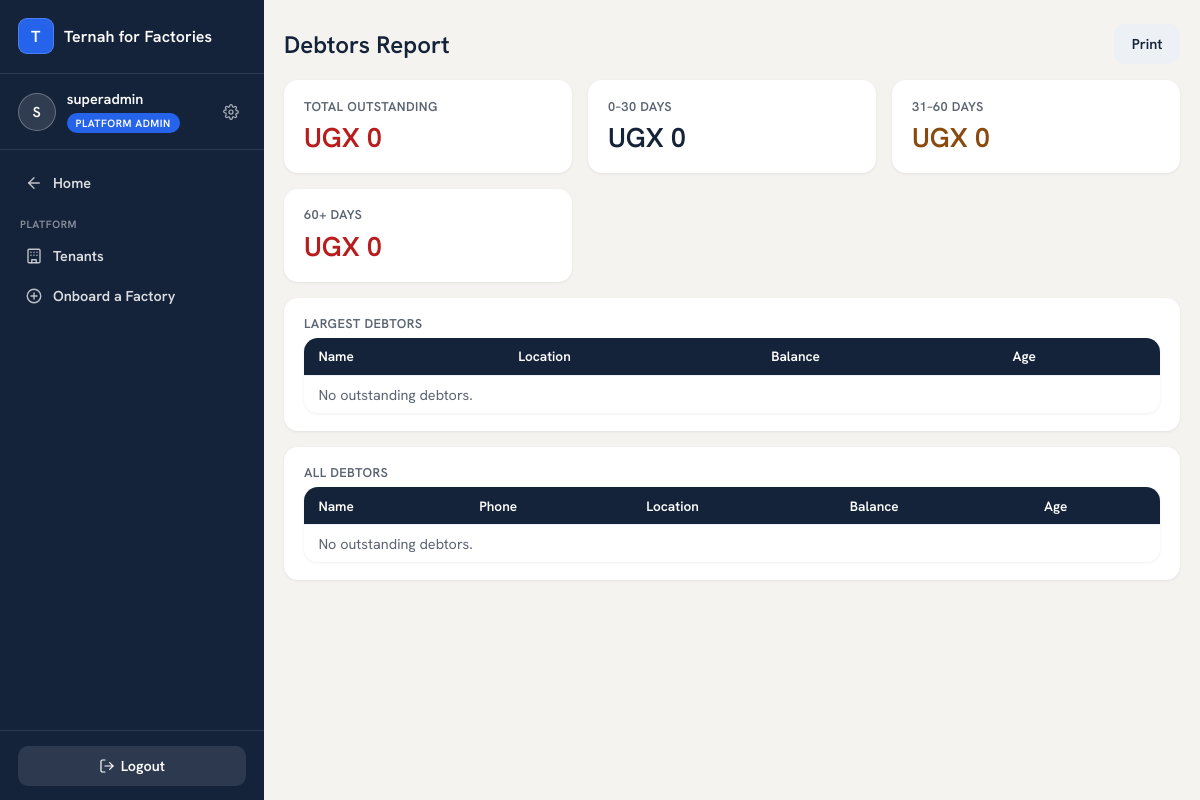
Screenshot of /reports/debtors/ (signed in) with the database file from the repository.
### accounts/models.py (models this page shows, shortened)
class User(AbstractUser):
    ROLES = [
        ("OWNER", "Owner"),                # reports only
        ("MANAGER", "Manager"),            # outlet manager; can switch views
        ("CASHIER", "Cashier"),
        ("SALES_REP", "Sales Person / Rep"),
        ("PRODUCTION", "Production"),
    ]
    business = models.ForeignKey("platformadmin.Business", null=True, blank=True,
                                 on_delete=models.CASCADE, related_name="users")
    branch = models.ForeignKey("core.Branch", null=True, blank=True,
                               on_delete=models.SET_NULL, related_name="users")
    role = models.CharField(max_length=15, choices=ROLES, default="CASHIER")
    can_swap = models.BooleanField(default=False)    # False -> swap goes through PendingAction
    can_refund = models.BooleanField(default=False)
    phone = models.CharField(max_length=30, blank=True)
    modules = models.ManyToManyField("platformadmin.Module", blank=True, related_name="users_with_access",
                                     help_text="Which of the business's subscribed modules this user can open.")
    allowed_tiers = models.JSONField(default=list, blank=True,
                                     help_text="Which product price tiers (RETAIL/WHOLESALE/DISTRIBUTION/CUSTOM) "
                                                "this seller may use at the POS.")
    def switchable_views(self):
        if self.role != "MANAGER":
            return []
        views = ["MANAGER", "CASHIER"]
        codes = set(self.modules.values_list("code", flat=True))
        if "PRODUCTION" in codes:
            views.append("PRODUCTION")
        return views

### reports/views.py (the view, shortened to what this page needs)
# urls.py: path("debtors/", views.debtors_report, name="debtors_report"),
@login_required
@owner_required
def debtors_report(request):
    biz, today = _biz(request), timezone.localdate()
    rows = []
    buckets = {"0_30": Decimal("0"), "31_60": Decimal("0"), "60_plus": Decimal("0")}
    rows.sort(key=lambda r: -r["balance"])
    total = sum(buckets.values(), Decimal("0"))
    return render(request, "reports/debtors_report.html", {
        "rows": rows, "buckets": buckets, "total": total,
        "largest": rows[:10], "print_title": "Debtors Report",
    })

### accounts/context_processors.py (called while the page is built, shortened)
def active_view(request):
    user = getattr(request, "user", None)
    return {
        "active_view": getattr(request, "active_view", None),
        "switchable_views": user.switchable_views() if user and user.is_authenticated else [],
        "owner_section": getattr(request, "owner_section", None),
        "manager_section": getattr(request, "manager_section", None),
    }

def module_switcher(request):
    user = getattr(request, "user", None)
    if not (user and user.is_authenticated) or user.is_superuser:
        return {"switcher_items": []}

def notifications(request):
    empty = {"pending_stock_requests": 0, "pending_deliveries": 0, "pending_inventory": 0,
             "pending_approvals": 0, "pending_branch": 0, "pending_notifications": 0,
             "pending_incoming_returns": 0}
    user = getattr(request, "user", None)
    if not (user and user.is_authenticated) or user.is_superuser:
        return empty

### reports/views.py (called while the page is built)
def _biz(request):
    return request.user.business

### templates/reports/debtors_report.html (shortened to what this page needs)
{% extends "base.html" %}
{% block content %}
<div class="page-head no-print">
  <h2>Debtors Report</h2>
  <button class="btn ghost" style="background:#EDF1F5;color:var(--ternah-navy)" onclick="window.print()">Print</button>
</div>
<div class="grid cards-4">
  <div class="card">
    <h3>Total Outstanding</h3>
    <div class="big" style="color:var(--red)">UGX {{ total|floatformat:0 }}</div>
  </div>
  <div class="card">
    <h3>0–30 Days</h3>
    <div class="big">UGX {{ buckets.0_30|floatformat:0 }}</div>
  </div>
  <div class="card">
    <h3>31–60 Days</h3>
    <div class="big" style="color:var(--amber)">UGX {{ buckets.31_60|floatformat:0 }}</div>
  </div>
  <div class="card">
    <h3>60+ Days</h3>
    <div class="big" style="color:var(--red)">UGX {{ buckets.60_plus|floatformat:0 }}</div>
  </div>
</div>
<div class="card" style="margin-top:1rem">
  <h3>Largest Debtors</h3>
  <div class="table-scroll">
  <table class="list">
    <tr><th>Name</th><th>Location</th><th>Balance</th><th>Age</th></tr>
    {% for r in largest %}
    <tr>
      <td><strong>{{ r.debtor.name }}</strong>{% if r.debtor.phone %}<br><span style="color:var(--muted);font-size:.8rem">{{ r.debtor.phone }}</span>{% endif %}</td>
      <td>{{ r.debtor.location.branch.name }}{% if r.debtor.location.rep %} — {{ r.debtor.location.rep.username }}{% endif %}</td>
      <td style="font-weight:700">UGX {{ r.balance|floatformat:0 }}</td>
      <td>
        {% if r.bucket == "60_plus" %}<span class="pill locked">{{ r.age_days }} days</span>
        {% elif r.bucket == "31_60" %}<span class="pill warning">{{ r.age_days }} days</span>
        {% else %}<span class="pill active">{{ r.age_days }} days</span>{% endif %}
      </td>
    </tr>
    {% empty %}<tr><td colspan="4" style="color:var(--muted)">No outstanding debtors.</td></tr>{% endfor %}
  </table>
  </div>
</div>
<div class="card" style="margin-top:1rem">
  <h3>All Debtors</h3>
  <div class="table-scroll">
  <table class="list">
    <tr><th>Name</th><th>Phone</th><th>Location</th><th>Balance</th><th>Age</th></tr>
    {% for r in rows %}
    <tr>
      <td>{{ r.debtor.name }}</td>
      <td>{{ r.debtor.phone|default:"—" }}</td>
      <td>{{ r.debtor.location.branch.name }}{% if r.debtor.location.rep %} — {{ r.debtor.location.rep.username }}{% endif %}</td>
      <td>UGX {{ r.balance|floatformat:0 }}</td>
      <td>
        {% if r.bucket == "60_plus" %}<span class="pill locked">{{ r.age_days }} days</span>
        {% elif r.bucket == "31_60" %}<span class="pill warning">{{ r.age_days }} days</span>
        {% else %}<span class="pill active">{{ r.age_days }} days</span>{% endif %}
      </td>
    </tr>
    {% empty %}<tr><td colspan="5" style="color:var(--muted)">No outstanding debtors.</td></tr>{% endfor %}
  </table>
  </div>
</div>
{% endblock %}

### templates/base.html (shortened to what this page needs)
{% load static %}
<!DOCTYPE html>
<html lang="en">
<head>
  <link rel="stylesheet" href="{% static 'ternah-ui/tokens.css' %}">
</head>
<body>
{% if request.user.is_authenticated %}
  <div class="app-shell">
    <aside class="sidebar">
      <div class="sidebar-brand">
        <span class="brand-mark" aria-hidden="true">{{ request.user.business.name|default:"Ternah for Factories"|first|upper }}</span>
        <span class="brand-name">{{ request.user.business.name|default:"Ternah for Factories" }}</span>
      </div>
      <div class="sidebar-identity">
        <span class="avatar" aria-hidden="true">{{ request.user.username|first|upper }}</span>
        <div class="identity-text">
          <span class="identity-name">{{ request.user.username }}</span>
          {% if request.user.is_superuser %}
            <span class="role-pill role-super">Platform Admin</span>
          {% else %}
            <span class="role-pill role-{{ request.user.role|lower }}">{{ request.user.get_role_display }}</span>
          {% endif %}
        </div>
        <a class="settings-link" href="{% url 'password_change' %}" title="Change password" aria-label="Change password">
        </a>
      </div>
      <nav class="sidebar-nav">
        {% if request.resolver_match.url_name == "home" %}
          {% if switcher_items %}
            {% for t in switcher_items %}
            <a class="nav-link" href="{{ t.href }}">
              <svg width="18" height="18" viewBox="0 0 24 24" fill="none" stroke="currentColor" stroke-width="1.8" stroke-linecap="round" stroke-linejoin="round">{{ t.icon|safe }}</svg>
              {{ t.label }}
            </a>
            {% endfor %}
          {% else %}
            <p style="color:rgba(255,255,255,.45);font-size:.82rem;padding:.4rem .65rem">Pick a tile to get started.</p>
          {% endif %}
        {% elif request.user.is_superuser %}
          <a class="nav-link" href="{% url 'home' %}">
            <svg width="18" height="18" viewBox="0 0 24 24" fill="none" stroke="currentColor" stroke-width="1.8" stroke-linecap="round" stroke-linejoin="round"><path d="M19 12H5"/><path d="M12 19l-7-7 7-7"/></svg>
            Home
          </a>
          <div class="nav-section-label">Platform</div>
          <a class="nav-link {% if request.resolver_match.namespace == 'platformadmin' and request.resolver_match.url_name == 'dashboard' %}active{% endif %}"
             href="{% url 'platformadmin:dashboard' %}">
            <svg width="18" height="18" viewBox="0 0 24 24" fill="none" stroke="currentColor" stroke-width="1.8" stroke-linecap="round" stroke-linejoin="round"><rect x="4" y="3" width="16" height="18" rx="1.5"/><path d="M9 21v-4h6v4"/><path d="M8 7h.01M12 7h.01M16 7h.01M8 11h.01M12 11h.01M16 11h.01"/></svg>
            Tenants
          </a>
          <a class="nav-link {% if request.resolver_match.namespace == 'platformadmin' and request.resolver_match.url_name == 'onboard' %}active{% endif %}"
             href="{% url 'platformadmin:onboard' %}">
            <svg width="18" height="18" viewBox="0 0 24 24" fill="none" stroke="currentColor" stroke-width="1.8" stroke-linecap="round" stroke-linejoin="round"><circle cx="12" cy="12" r="9"/><path d="M12 8v8M8 12h8"/></svg>
            Onboard a Factory
          </a>
        {% else %}
          <div class="nav-section-label">{{ request.user.get_role_display }}</div>
          <span class="nav-link disabled">Screens coming soon</span>
        {% endif %}
      </nav>
      <div class="sidebar-footer">
        <form method="post" action="{% url 'logout' %}">{% csrf_token %}
          <button class="btn ghost" type="submit">
            <svg width="16" height="16" viewBox="0 0 24 24" fill="none" stroke="currentColor" stroke-width="1.8" stroke-linecap="round" stroke-linejoin="round"><path d="M9 21H5a2 2 0 0 1-2-2V5a2 2 0 0 1 2-2h4"/><path d="M16 17l5-5-5-5"/><path d="M21 12H9"/></svg>
            Logout
          </button>
        </form>
      </div>
    </aside>
    <div class="main-col">
      <main>
{% endif %}
{% block content %}{% endblock %}
{% if request.user.is_authenticated %}
      </main>
    </div>
  </div>
{% endif %}
</body>
</html>

### ternah_ui/static/ternah-ui/tokens.css (style rules this page uses)
:root { --bg: #F4F3EF; --surface: #FFFFFF; --border: #E4E2DB; --border-hover: #D2CFC6; --ink: #15202E; --muted: #5B6472; --nav: #14233A; --nav-active: #22385A; --nav-text: #C9D2DE; --icon-bg: #EEF1F6; --warn: #8A4A0E; --warn-bg: #FBF0E2; --font: 'Hanken Grotesk', -apple-system, BlinkMacSystemFont, 'Segoe UI', sans-serif; --text-greeting: 600 36px/1.2 var(--font); --text-tile-number-lg: 600 44px/1.1 var(--font); --text-tile-number-sm: 600 36px/1.1 var(--font); --text-tile-title: 600 17px/1.3 var(--font); --text-body: 400 15px/1.5 var(--font); --text-pill: 500 14px/1 var(--font); --sp-2: 8px; --sp-3: 12px; --sp-4: 16px; --sp-5: 20px; --sp-6: 24px; --sp-7: 28px; --sp-10: 40px; --sp-12: 48px; --r-tile: 20px; --r-input: 12px; --r-pill: 999px; --tui-nav-w: 256px; --tui-header-h: 72px; }

### rows the page displays
User: user.business.name|first "T", user.business.name "Ternah for Factories", user.username|first "S", user.username "superadmin"

### other values shown
{{ total|floatformat:0 }} "0"
{{ buckets.0_30|floatformat:0 }} "0"
{{ buckets.31_60|floatformat:0 }} "0"
{{ buckets.60_plus|floatformat:0 }} "0"
